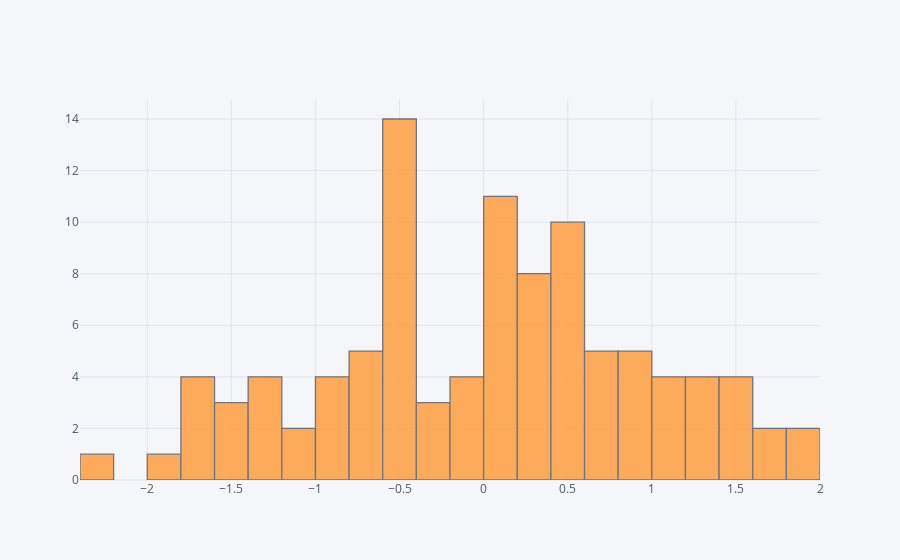

Notebook source saved alongside this figure:
### Markdown cell above
## histogram

### Code cell
df['A'].iplot(kind = 'hist', bins = 25)

### Figure 1 — Plotly figure (JSON) as saved in the notebook; plotly's stock layout.template omitted (floating-point values rounded to 4 significant figures)
{"data": [{"histfunc": "count", "histnorm": "", "marker": {"color": "rgba(255, 153, 51, 1.0)", "line": {"color": "#4D5663", "width": 1.3}}, "name": "A", "nbinsx": 25, "opacity": 0.8, "orientation": "v", "type": "histogram", "x": [0.2343, 0.7318, 0.2482, -0.02391, 1.354, -0.9868, 0.0889, 1.595, 0.5573, 0.1378, 1.117, 1.011, -1.093, -0.4925, 1.476, -0.4818, 0.6596, -0.4162, -1.229, 0.8928, 0.5641, 0.7613, 1.75, 1.308, -0.0947, -1.147, 1.81, 0.3049, -1.792, 0.3269, 0.59, -1.692, -1.365, -0.7932, 1.447, 0.9478, -0.2127, 0.1464, 0.4235, 1.45, 0.5606, 1.164, 0.4235, 1.188, -0.5955, 0.07033, 0.557, -0.9015, -0.6883, 1.676, -1.237, -0.5511, -0.8094, 0.3326, -0.455, 0.04039, -0.5556, -1.371, -1.492, 0.8645, 0.5182, 1.29, -0.4158, -1.639, -0.6803, -2.393, 0.3978, -1.69, -0.02426, -0.5679, 0.1566, 0.3421, 1.998, -1.455, 0.8628, -1.996, -0.4979, -0.6309, 0.4829, -0.2185, 0.05822, 0.9624, -0.2386, 0.1606, -0.4343, 0.2069, -0.4497, 0.5612, -0.8893, -0.4779, 0.728, 0.09162, -1.537, -0.5616, 0.1404, -0.06113, -0.6722, 1.266, 0.03192, 0.7129]}], "layout": {"barmode": "overlay", "legend": {"bgcolor": "#F5F6F9", "font": {"color": "#4D5663"}}, "paper_bgcolor": "#F5F6F9", "plot_bgcolor": "#F5F6F9", "titlefont": {"color": "#4D5663"}, "xaxis1": {"gridcolor": "#E1E5ED", "showgrid": true, "tickfont": {"color": "#4D5663"}, "title": "", "titlefont": {"color": "#4D5663"}, "zerolinecolor": "#E1E5ED"}, "yaxis1": {"gridcolor": "#E1E5ED", "showgrid": true, "tickfont": {"color": "#4D5663"}, "title": "", "titlefont": {"color": "#4D5663"}, "zerolinecolor": "#E1E5ED"}}}
